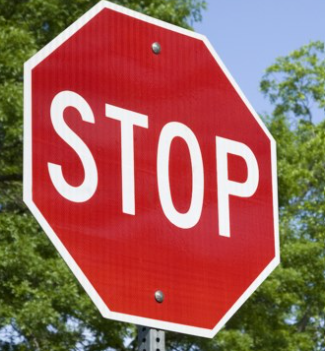
#> input picture opencv/homography/stop.png, 325 x 351 px
$ python checkPoint.py
#> lines starting #> are read from the running program, lines starting #| are printed output that depends on the picture; after the words box and inside, x2 and y2 are one past the last pixel; in counts of white or black regions, pixels touching at a corner belong together
import cv2

img = cv2.imread('stop.png')
#> img is the input picture: shape (351, 325, 3); mean B, G, R 87.8, 97.7, 155.9

img = cv2.circle(img, (40,19), 5, (0,0,255), -1)
#> img: shape (351, 325, 3); 0.07% of pixels changed, all inside (x1, y1, x2, y2) = (35, 14, 46, 25)
img = cv2.circle(img, (40,275), 5, (0,0,255), -1)
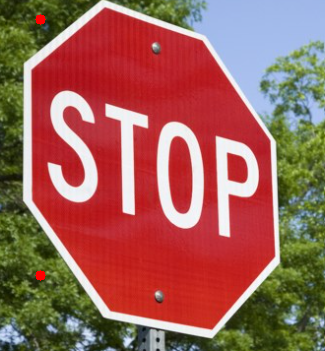
#> img: shape (351, 325, 3); mean B, G, R 87.7, 97.7, 156.2
img = cv2.circle(img, (271,313), 5, (0,0,255), -1)
#> img: shape (351, 325, 3); 0.07% of pixels changed, all inside (x1, y1, x2, y2) = (266, 308, 277, 319)
img = cv2.circle(img, (250,71), 5, (0,0,255), -1)
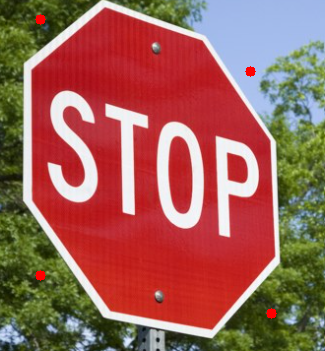
#> img: shape (351, 325, 3); mean B, G, R 87.6, 97.5, 156.4
cv2.imshow('image',img)
cv2.waitKey(0)
